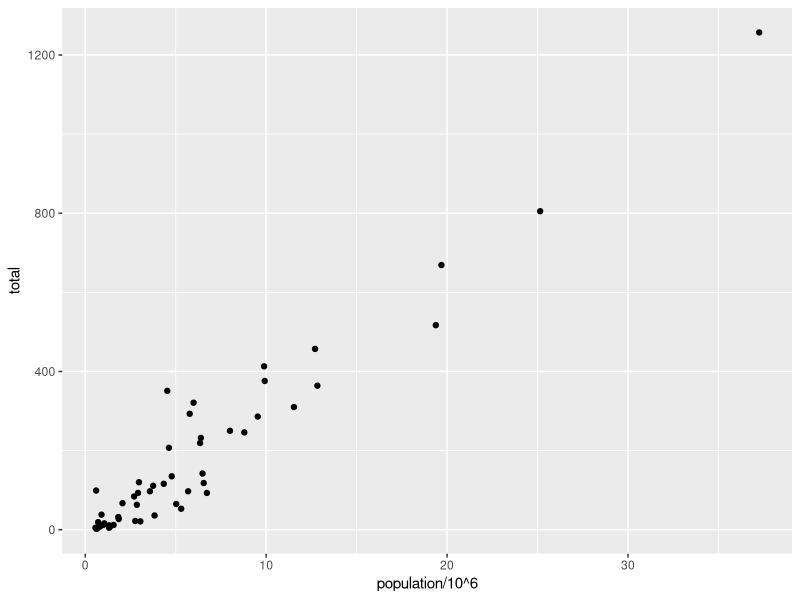
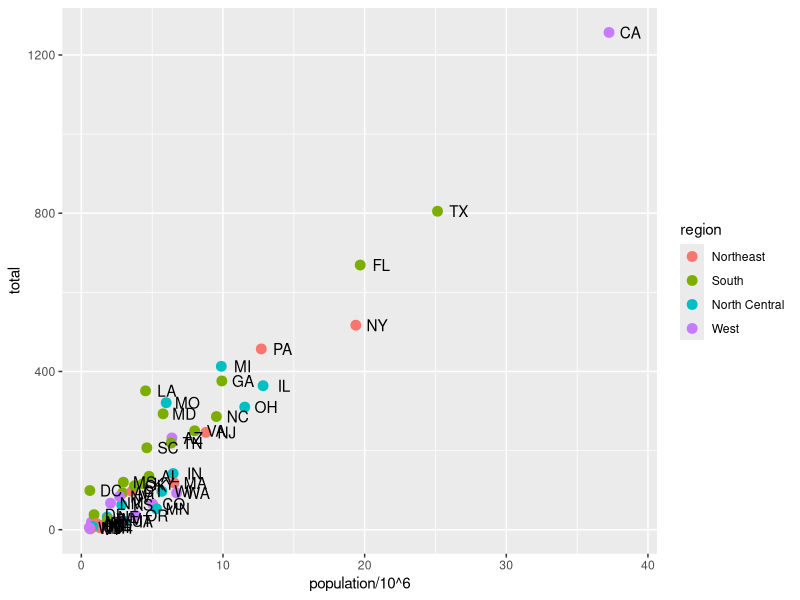

Write the R code that produced these figures, in order. (Note: this script raises an error after producing the figures.)
# Script to plot US murder rates by state
library(dslabs)
library(tidyverse)
library(maps)
library(viridis)

# Check structure of murder data
head(murders)

# Basic plot via piped data (default first argument of aes is x, second is y)
murders %>%
  ggplot() + geom_point(aes(population/10^6, total))

# Add labels using abbrev. colum, and colour by region
murders |> ggplot(aes(population/10^6, total, label = abb)) +
  geom_point(aes(color = region), size = 3) +
  geom_text(nudge_x = 1.5)

#Side note - the %>% pipe I learnt now has a   R alternative!
#Read more here - https://www.tidyverse.org/blog/2023/04/base-vs-magrittr-pipe/
# As far as I can see |> (base R) is simpler, and main diff is that you
# can't use "." to direct what you're piping:
#e.g. 
murders %>% head(.) #works
#but
murders |> head(.) # doesn't work

#it'smylife - let's use the fancier pipe as standard for old times sake

#Let's log the axes to space the data better. Adjust jitter on labels and
#don't pre-transform the population
murders |> ggplot(aes(population, total, label = abb)) +
  geom_point(aes(color = region), size = 3) +
  geom_text(nudge_y = 0.1) +
  scale_x_log10() +
  scale_y_log10()

# Now minimal version
murders |> ggplot(aes(population, total, label = abb)) +
  geom_point(aes(color = region), size = 3) +
  geom_text(nudge_y = 0.1) +
  scale_x_log10() +
  scale_y_log10() +
  theme_minimal()

# Add titles
# Now minimal version
murders |> ggplot(aes(population, total, label = abb)) +
  geom_point(aes(color = region), size = 3) +
  geom_text(nudge_y = 0.1) +
  scale_x_log10() +
  scale_y_log10() +
  theme_minimal() + 
  labs(title = "US gun murders in 2010")

# Calculate overall average murders per person population
r <- murders |> 
  summarize(rate = sum(total)/sum(population)) |> 
  pull(rate)

# #Add murder rate as line
# murders |> ggplot(aes(population, total, label = abb)) +
#   geom_point(aes(color = region), size = 3) +
#   geom_text(nudge_y = 0.1) +
#   geom_abline(slope=log(r), lty=2, color="black") +
#   scale_x_log10() +
#   scale_y_log10() +
#   theme_minimal() + 
#   labs(title = "US gun murders in 2010")
# #WHERE'S MY LINE -line not visible

# Do the book version as sense check:
r2 <- murders %>%
  summarize(rate = sum(total)/sum(population)*10^6) %>%
  pull(rate)

murders %>%
  ggplot(aes(population/10^6, total, label = abb)) +
  geom_point(aes(color = region), size = 3) +
  geom_text(nudge_x = 1.5) +
  geom_abline(intercept = log10(r2), lty = 2, color = "darkgrey")
##This does not give what we want - gives a line with gradient 1
#and intercept near 0 (1.48)

#So switch - use log10(r) as the slope, and intercept as 0
# (no people = no deaths, hopefully ;) 
murders %>%
  ggplot(aes(population/10^6, total, label = abb)) +
  geom_point(aes(color = region), size = 3) +
  geom_text(nudge_x = 1.5) +
  geom_abline(slope = r2, intercept = 0, lty = 2, color = "darkgrey")

# NICE - got there. Now add in log10 for axes (and intercept):
murders %>%
  ggplot(aes(population/10^6, total, label = abb)) +
  geom_point(aes(color = region), size = 3) +
  geom_text(nudge_x = 0.05) +
  geom_abline(slope = log10(r2), intercept = 1,
              lty = 2, color = "darkgrey", linewidth=1.5) +
  scale_x_log10() +
  scale_y_log10()+
  theme_minimal()
#NOTE - intercept must be 1 as log10(0) = 1

#OK so let's go back to my slightly altered graph
#We're using r not r2 - these are the same but r2 had pop/10^6

#Add murder rate as line
murders %>%
  ggplot(aes(population, total, label = abb)) +
  geom_point(aes(color = region), size = 3) +
  geom_text(nudge_y = 0.1) +
  theme_minimal()  +
  labs(title = "US gun murders in 2010") +
  xlim(0, NA) +
  ylim(0, NA) +
  geom_abline(slope=r, intercept=0, lty=2, color="black") 
#FIXED - key thing was making sure origin is plotted using xlim
#however this also removes the log scale

#Also tried putting axes on log scale and changing intercept to 
#small (non-zero) number 0.0001, but this didn't work
murders %>%
  ggplot(aes(population, total, label = abb)) +
  geom_point(aes(color = region), size = 3) +
  geom_text(nudge_y = 0.1) +
  theme_minimal()  +
  geom_abline(slope=r, intercept=0.0001, lty=2, color="black") +
  labs(title = "US gun murders in 2010") +
  scale_x_log10() +
  scale_y_log10() 

# The below works, by transforming the co-ordinates instead!!!
#Seems to relate to this (unresolved) 
# bug https://github.com/tidyverse/ggplot2/issues/46
murders %>%
  ggplot(aes(population, total, label = abb)) +
  geom_point(aes(color = region), size = 3) +
  geom_text(nudge_y = 0.1) +
  theme_minimal()  +
  geom_abline(slope=r, intercept=0.0001, lty=2, color="black") +
  labs(title = "US gun murders in 2010") +
  coord_trans(y="log10", x="log10")


# Final version - let's learn from the bug and transform the data instead

#Calculate murder rate per m

murders %>%
  ggplot(aes(population/10^6, total, label = abb)) +
  geom_point(aes(color = region), size = 3) +
  geom_text(nudge_y = 0.1) +
  theme_minimal()  +
  scale_x_log10() +
  scale_y_log10() +
  geom_abline(slope=log10(r2), intercept=1, lty=2, color="black") +
  labs(title = "US gun murders in 2010") +
  xlab("State population (millions)") +
  ylab("Total gun murders")

murders %>%
  ggplot(aes(population, total, label = abb)) +
  geom_point(aes(color = region), size = 3) +
  geom_text(nudge_y = 0.1) +
  theme_minimal()  +
  scale_x_log10() +
  scale_y_log10() +
  geom_abline(slope=r, intercept=1, lty=2, color="black") +
  labs(title = "US gun murders in 2010") +
  xlab("State population (millions)") +
  ylab("Total gun murders")


#Calculate murder rate by region
murd_reg <- murders %>%
  group_by(region) %>%
  mutate(regional_murder_rate = sum(total)/sum(population)*10^6)

r_reg <- unique(murd_reg$regional_murder_rate)


#THIS GRAPH makes average rate lines for each region
#Need to update with hex colours to make colours match regions
#Not log
murders %>%
  ggplot(aes(population/10^6, total, label = abb)) +
  geom_point(aes(color = region), size = 3) +
  geom_text(nudge_y = 0.1) +
  theme_minimal()  +
  geom_smooth(method = "lm") +
  geom_abline(slope=r_reg, intercept=c(1,1,1,1), lty=2, 
              # color=c("green", "purple", "red", "blue")) +
              color=c(2, 4, 1, 3)) +
  labs(title = "US gun murders in 2010") +
  xlab("State population (millions)") +
  ylab("Total gun murders")

#THIS GRAPH makes average rate lines for each region
#Need to update with hex colours to make colours match regions
murders %>%
  ggplot(aes(population/10^6, total, label = abb)) +
  geom_point(aes(color = region), size = 3) +
  geom_text(nudge_y = 0.1) +
  theme_minimal()  +
  scale_x_log10() +
  scale_y_log10() +
  geom_abline(slope=log10(r_reg), intercept=c(1,1,1,1), lty=2, 
              # color=c("green", "purple", "red", "blue")) +
              color=c(2, 4, 1, 3)) +
  labs(title = "US gun murders in 2010") +
  xlab("State population (millions)") +
  ylab("Total gun murders")

#THIS GRAPH makes average rate lines for each region
#Now try to do it using "lm" and geom smooth
#Not log
murders %>%
  ggplot(aes(population/10^6, total, label = abb)) +
  geom_point(aes(color = region), size = 3) +
  geom_text(nudge_y = 0.5) +
  theme_minimal()  +
  geom_smooth(method = "lm", 
              mapping = aes(population/10^6, total, color=region,),
              se=FALSE) + # need to remove ribbons to plot on single graph
  # facet_grid(cols = ) + need to make it split by region
  labs(title = "US gun murders in 2010") +
  xlab("State population (millions)") +
  ylab("Total gun murders")

#THIS GRAPH makes average rate lines for each region
#Now try to do it using "lm" and geom smooth
# log
murders %>%
  ggplot(aes(population/10^6, total, label = abb)) +
  geom_point(aes(color = region), size = 3) +
  #geom_text(nudge_y = 0.1) +
  theme_minimal()  +
  geom_smooth(method = "lm", 
              mapping = aes(color=region),
              se=FALSE) + # need to remove ribbons to plot on single graph
  facet_grid(cols = vars(region), margins=TRUE) + # need to make it split by region
  labs(title = "US gun murders in 2010") +
  scale_x_log10() +
  scale_y_log10() +
  xlab("Log10(State population [millions])") +
  ylab("Log10(Total gun murders)")

## Nice, now to try and make a chloropleth map showing gun murder rate
# Retrieve the states map data and merge with crime data
#Make dataset of USA states
states_map <- map_data("state") # note that state names are in lower case

#Let's calculate murder rate for each state
murders$rate <- murders$total/murders$population
murders$ratebymil <- murders$total/murders$population*10^6

#we will need to use state names to match murder rate to state names in map data
murders$lowcasestate <- tolower(murders$state)

#Need the same col name to join by that variable, so make additional column
#in states map (region means different things in states_map and murders)
states_map$lowcasestate <- tolower(states_map$region)

#Now add the murders data to the state map data, using lower case state name
#to specify which rows murder data is entered on
murders_map <- left_join(states_map, murders, by = "lowcasestate")

# Map with murder rate per million people
ggplot(murders_map, aes(long, lat, group = group))+
  geom_polygon(aes(fill = ratebymil), color = "white")+
  scale_fill_viridis_c(option = "C") +
  theme_minimal() +
  labs(fill = "Gun murders \nper million people",
       title = "US gun murders in 2010") +
  xlab("Longitude") +
  ylab("Latitude")

#TODO - change colour scale so high rate is red, low rate is white/pink
  
